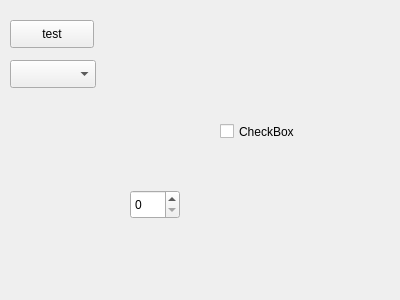
<?xml version="1.0" encoding="UTF-8"?>
<ui version="4.0">
 <class>OrderDelete</class>
 <widget class="QWidget" name="OrderDelete">
  <property name="geometry">
   <rect>
    <x>0</x>
    <y>0</y>
    <width>400</width>
    <height>300</height>
   </rect>
  </property>
  <property name="windowTitle">
   <string>Form</string>
  </property>
  <widget class="QComboBox" name="comboBox">
   <property name="geometry">
    <rect>
     <x>10</x>
     <y>60</y>
     <width>86</width>
     <height>28</height>
    </rect>
   </property>
  </widget>
  <widget class="QPushButton" name="pushButton">
   <property name="geometry">
    <rect>
     <x>10</x>
     <y>20</y>
     <width>84</width>
     <height>28</height>
    </rect>
   </property>
   <property name="text">
    <string>test</string>
   </property>
  </widget>
  <widget class="QCheckBox" name="checkBox">
   <property name="geometry">
    <rect>
     <x>220</x>
     <y>120</y>
     <width>82</width>
     <height>23</height>
    </rect>
   </property>
   <property name="text">
    <string>CheckBox</string>
   </property>
  </widget>
  <widget class="QSpinBox" name="spinBox">
   <property name="geometry">
    <rect>
     <x>130</x>
     <y>190</y>
     <width>50</width>
     <height>29</height>
    </rect>
   </property>
  </widget>
 </widget>
 <resources/>
 <connections/>
</ui>
